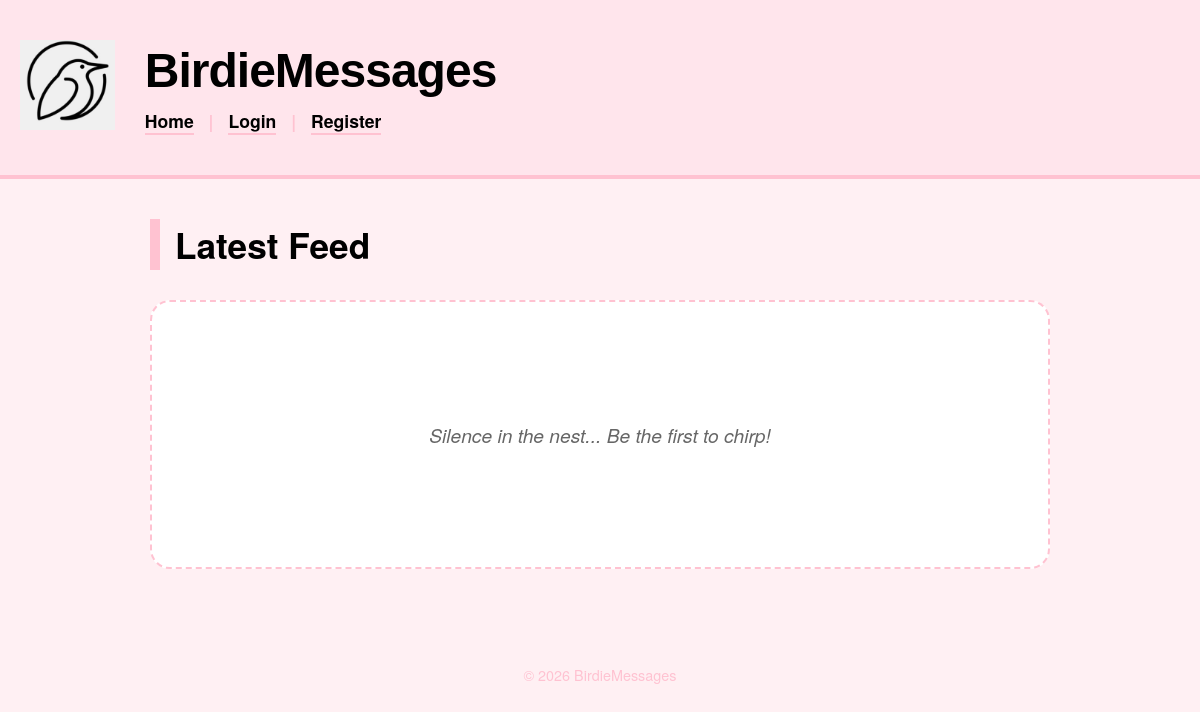
Before: / with the older database file.
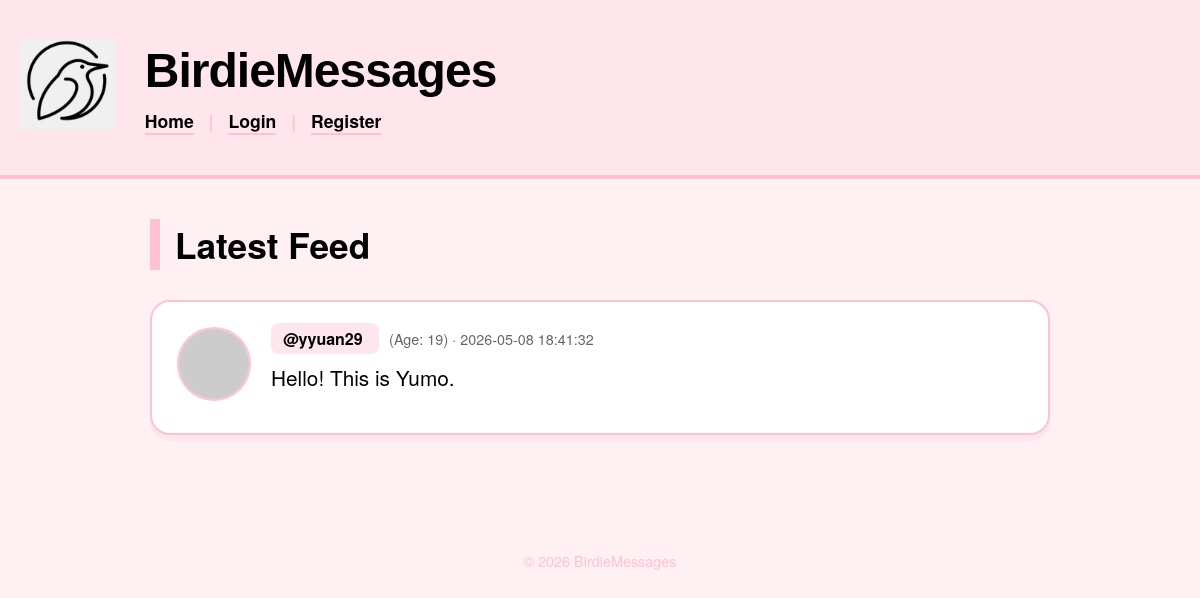
After: the same page with the newer database file.
### tables this page shows
CREATE TABLE messages (id INTEGER PRIMARY KEY AUTOINCREMENT, user_id INTEGER, content TEXT, timestamp DATETIME DEFAULT CURRENT_TIMESTAMP, edited_at TEXT);

CREATE TABLE users (id INTEGER PRIMARY KEY AUTOINCREMENT, username TEXT UNIQUE, password TEXT, age INTEGER, bio TEXT);

### app.py (the view)
@app.get("/", response_class=HTMLResponse)
async def index(request: Request, page: int = 1):
    if page < 1: page = 1
    limit, offset = 50, (page - 1) * 50
    db = get_db()
    total = db.execute("SELECT COUNT(*) FROM messages").fetchone()[0]
    query = f'''
        SELECT messages.*, users.username, users.age FROM messages
        LEFT JOIN users ON messages.user_id = users.id
        ORDER BY messages.timestamp DESC LIMIT {limit} OFFSET {offset}
    '''
    msgs = db.execute(query).fetchall()
    db.close()
    return templates.TemplateResponse(
        request=request,
        name="index.html",
        context={
            "request": request,
            "messages": msgs,
            "user": request.cookies.get("username"),
            "page": page,
            "has_next": (offset + limit) < total,
            "has_prev": page > 1
        }
    )

### templates/index.html (shortened to what this page needs)
{% extends "base.html" %}
{% block content %}
<main style="padding: 40px 20px; max-width: 900px; margin: 0 auto;">
    <div style="display: flex; justify-content: space-between; align-items: center; margin-bottom: 30px;">
        <h2 style="font-size: 2.2rem; color: #000000; margin: 0; border-left: 10px solid #ffc2d1; padding-left: 15px;">Latest Feed</h2>
    </div>
    <div class="feed">
        {% if not messages %}
            <div style="text-align: center; padding: 100px 20px; color: #666; font-style: italic; background: white; border-radius: 20px; border: 2px dashed #ffc2d1;">
                <p style="font-size: 1.2rem;">Silence in the nest... Be the first to chirp!</p>
            </div>
        {% endif %}
        {% for m in messages %}
            <div class="message-card" style="background-color: #ffffff; padding: 25px; border-radius: 20px; border: 2px solid #ffc2d1; margin-bottom: 20px; box-shadow: 0 6px 0 #ffe5ec; display: flex; gap: 20px;">
                <img src="https://robohash.org/{{ m.username if m.username else 'anon' }}?set=set4" alt="avatar"
                     style="width: 70px; height: 70px; background-color: #ffe5ec; border-radius: 50%; border: 2px solid #ffc2d1; flex-shrink: 0;">
                <div style="flex-grow: 1;">
                    <div style="margin-bottom: 12px;">
                        <span style="background-color: #ffe5ec; color: #000000; font-weight: bold; padding: 4px 12px; border-radius: 8px; font-size: 1rem;">
                            @{{ m.username if m.username else "Deleted User" }}
                        </span>
                        <span style="color: #666; font-size: 0.9rem; margin-left: 10px;">
                            {% if m.age %}(Age: {{ m.age }}) · {% endif %}{{ m.timestamp }}
                        </span>
                    </div>
                    <div style="font-size: 1.3rem; line-height: 1.5; color: #000000; margin-bottom: 15px; word-wrap: break-word;">
                        {{ linkify(m.content) | safe }}
                    </div>
                </div>
            </div>
        {% endfor %}
    </div>
</main>
{% endblock %}

### templates/base.html (shortened to what this page needs)
<!DOCTYPE html>
<html lang="en">
<head>
</head>
<body>
    <header style="display: flex; align-items: center; padding: 40px 20px; background-color: #ffe5ec; border-bottom: 4px solid #ffc2d1;">
        <div class="logo-box">
            <img src="/static/logo.png" alt="Birdie Logo" style="height: 90px; width: auto; margin-right: 30px;">
        </div>
        <div class="header-text">
            <h1 style="margin: 0; font-size: 3rem; color: #000000; font-family: 'Arial Black', sans-serif; letter-spacing: -1px;">BirdieMessages</h1>
            <nav style="font-size: 1.1rem; margin-top: 10px; font-weight: bold;">
                <a href="/">Home</a>
                <span style="color: #ffc2d1; margin: 0 10px;">|</span>
                {% if user %}
                    <a href="/create_message">Post</a>
                    <span style="color: #ffc2d1; margin: 0 10px;">|</span>
                    <a href="/logout">Logout</a>
                {% else %}
                    <a href="/login">Login</a>
                    <span style="color: #ffc2d1; margin: 0 10px;">|</span>
                    <a href="/register">Register</a>
                {% endif %}
            </nav>
        </div>
    </header>
    {% block content %}{% endblock %}
    <footer style="padding: 40px; text-align: center; color: #ffc2d1; font-size: 0.9rem;">
        <p>&copy; 2026 BirdieMessages</p>
    </footer>
</body>
</html>

### templates/base.html (style rules this page uses)
body { margin: 0; padding: 0; background-color: #fff0f3; font-family: 'Helvetica Neue', Arial, sans-serif; }
nav a { color: #000000; text-decoration: none; border-bottom: 2px solid #ffc2d1; transition: 0.2s; }

Changed rows visible on the page:
added messages: username "yyuan29", age "19", timestamp "2026-05-08 18:41:32", content "Hello! This is Yumo."
Other visible differences:
text no longer shown: "Silence in the nest... Be the first to chirp!"
